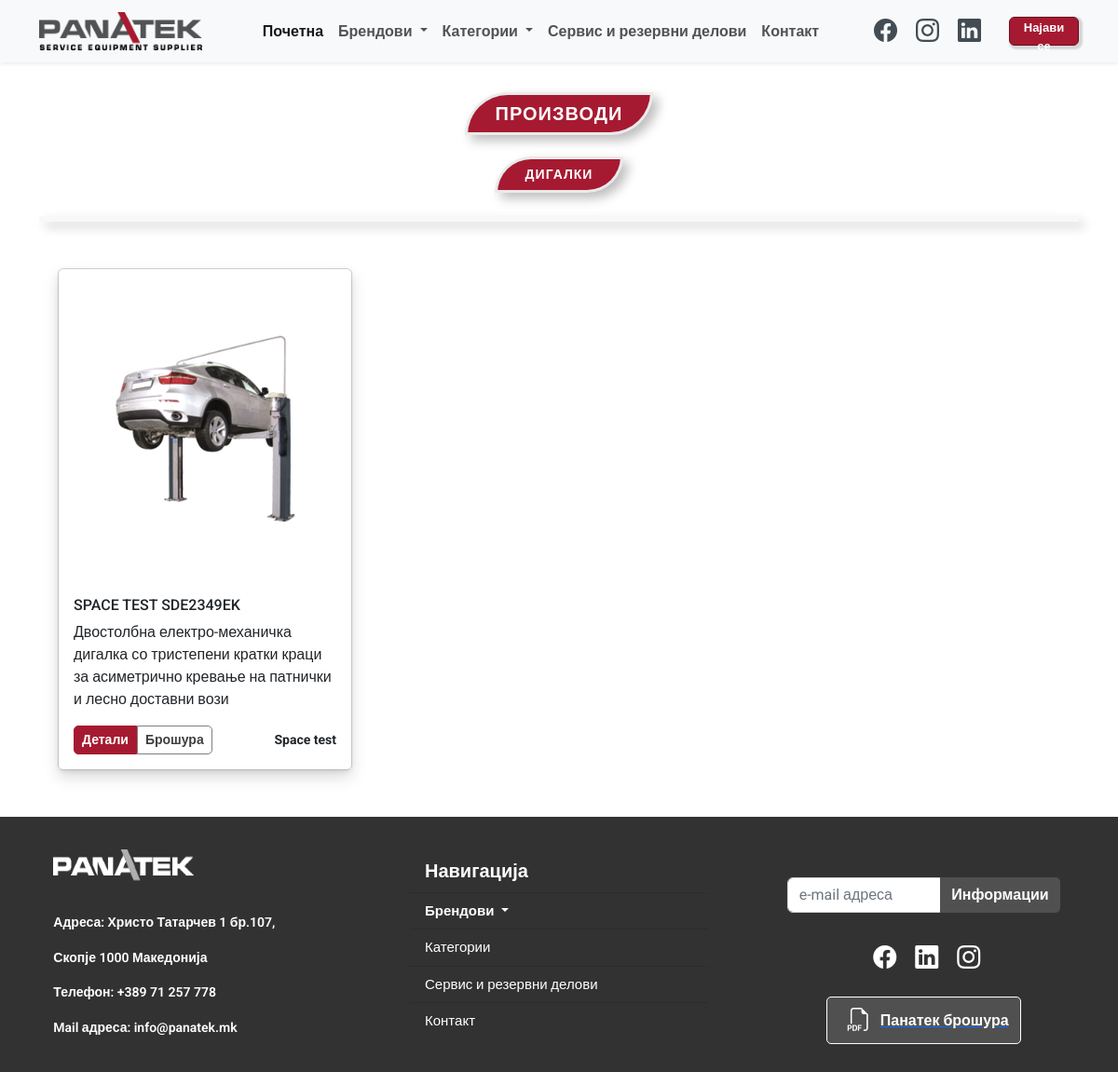
Screenshot of /Дигалки/ with the database file from the repository.
### web/models.py (models this page shows, shortened)
class Category(models.Model):
    name = models.CharField(max_length=155, unique=True)
    brand = models.ForeignKey(Brand, on_delete=models.CASCADE, null=True, blank=True)
    def __str__(self):
        return self.name
    def get_absolute_url(self):
        return reverse('catalogue', kwargs={
            'name': self.name
        })

class ProductImage(models.Model):
    product = models.ForeignKey(Product, on_delete=models.CASCADE)
    img = models.ImageField(upload_to='products/images/')

class Product(models.Model):
    name = models.CharField(max_length=155)
    category = models.ForeignKey(Category, null=True, blank=True, on_delete=models.SET_NULL)
    brand = models.ForeignKey(Brand, null=True, blank=True, on_delete=models.SET_NULL)
    pdf = models.FileField(upload_to='pdfs/', null=True, blank=True)
    meta_description = models.CharField(max_length=125, null=True, blank=True)
    description = models.TextField(null=True, blank=True)
    short_description = models.TextField(null=True, blank=True)
    video = models.URLField(null=True, blank=True)
    def get_images(self):
        images = ProductImage.objects.filter(product=self.id)
        return images
    def get_absolute_url(self):
        return reverse('single_product', kwargs={
            'id': self.id
        })

class Brand(models.Model):
    name = models.CharField(max_length=155)
    img = models.ImageField(null=False, upload_to='brands/')
    desc = models.TextField(null=True, blank=True)
    brochure = models.CharField(max_length=255, null=True, blank=True)
    def get_absolute_url(self):
        return reverse('single_brand_view', kwargs={
            'name': self.name
        })

### web/views.py (the view)
# urls.py: path('<str:name>/', views.catalogue, name='catalogue')
def catalogue(request, name):
    categories = Category.objects.all()
    products = Product.objects.filter(category__name=name)
    cat = Category.objects.get(name=name)
    brands = Brand.objects.all()
    return render(request, 'catalogue.html',
                  context={
                      'products': products,
                      'brand': cat.brand.name,
                      'name': cat,
                      'brands': brands,
                      'categories': categories
                  })

### web/templates/catalogue.html (shortened to what this page needs)
<!DOCTYPE html>
<html lang="en">
<head>
    {% include 'head.html' %}
</head>
<body>
{% include 'menu.html' %}
<div class="container">
    <h1 style="text-align:center; margin-top:15px; padding:10px;">
        <span class="title-all">Производи</span></h1>
    <h6 style="text-align:center; margin-top:0px;; padding:5px;">
        <span class="title-all" style="font-size:14px;">{{name}}</span></h6>
    <div class="smalldivider" style="margin-top:20px; margin-bottom:30px;"></div>
    <div class="row "
         style="min-height:500px;">
        {% for product in products %}
        <div class="col-12 col-md-6 col-lg-4 col-xxl-3">
            <div class="card shadow-sm" style="margin:20px;">
                <div class="card-body d-flex flex-column shadow justify-content-between" style=" min-height: 500px;">
                    {% for p in product.get_images %}
                    <img src="{{p.img.url}}" style=" width:200px; margin-bottom:15px; align-self:center;">
                    {% endfor %}
                    <h6>{{product.name}}</h6>
                    <p class="card-text">{{product.short_description|slice:"120"}}</p>
                    <div class="d-flex justify-content-between align-items-center">
                        <div class="btn-group">
                                    <a style="text-decoration:none; border-radius:0px;"
                                       href="{{product.get_absolute_url}}">
                                        <button type="button" class="btn btn-sm btn-small" style="background: #a61a31;
                                            color: white;
                                            border-radius: 5px 0px 0px 5px;
                                            font-weight: 600;">Детали
                                        </button>
                                    </a>
                                    <a style="text-decoration:none; border-radius:0px;" href="{{product.pdf.url}}"
                                       download="{{product.pdf.url}">
                                        <button type="button" class="btn btn-sm btn-small" style="border-radius:0px 5px 5px 0px; border:1px solid grey; color: #3f3f3f; font-weight:600;">Брошура
                                        </button>
                                    </a>
                                </div>
                        <small class="text-end"><b>{{product.brand.name}}</b></small>
                    </div>
                </div>
            </div>
        </div>
        {% endfor %}
    </div>
</div>
{% include 'footer.html' %}
</body>
</html>

### web/static/css/style.css (style rules this page uses)
body { overflow-x: hidden; font-family: 'Roboto', sans-serif; }
html { overflow-x:hidden; }
.title-all { font-size: 20px; letter-spacing: 1px; font-weight: 800; padding: 8px 20px; margin: 0; background: #a61a31; color: #ffffff; display: inline-block; text-transform: uppercase; border-radius: 2000px 0px; box-shadow: 6px 6px 12px #bebebe, -6px -6px 12px #ffffff; padding-left:30px; padding-right:30px; border:3px solid #eaeaea; }
.btn-small { background: white; color: #a61a31; font-weight: 400; border: 1px solid #a61a31; }
.smalldivider { height: 2px; background-color: #000000; opacity: 0.3; background-position: 20px 0, 20px 0, 0 0, 0 0; background-size: 40px 40px; background-repeat: repeat; margin-top: 20px; margin-bottom: 30px; box-shadow: 6px 6px 12px #000000a1, -6px -6px 12px #ffffff; padding-left: 30px; padding-right: 30px; border: 3px solid #eaeaea; }

### rows the page displays
Category: name "ДИГАЛКИ"
Product: name "SPACE TEST SDE2349EK", short_description "Двостолбна електро-механичка дигалка со тристепени кратки краци за асиметрично кревање на патнички и лесно доставни вози", brand.name "Space test"
ProductImage: img (picture)
